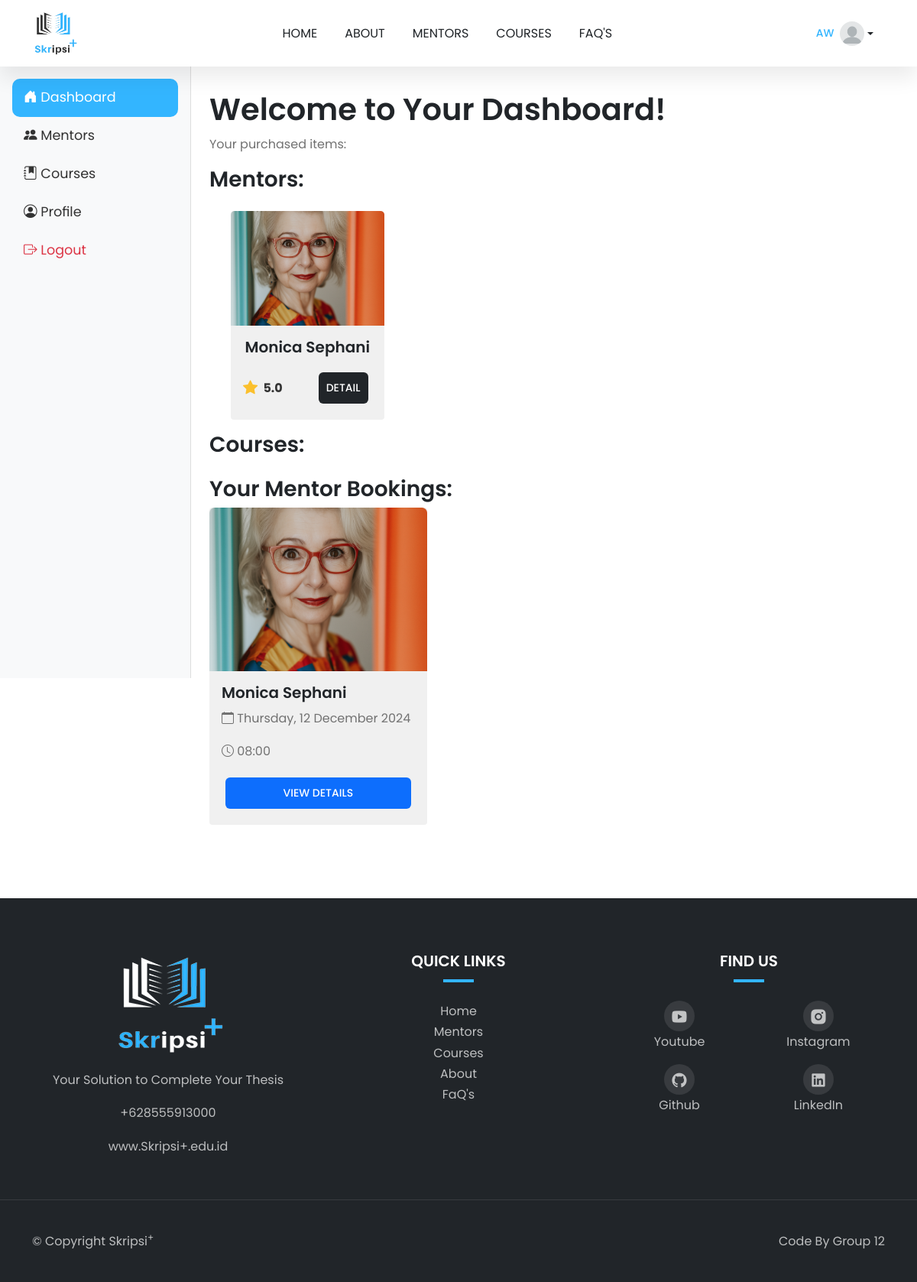
The app's page /dashboard/ (signed in) with its own data.
### public_app/models.py (models this page shows, shortened)
class Purchase(models.Model):
    user = models.ForeignKey(settings.AUTH_USER_MODEL, on_delete=models.CASCADE)
    mentor = models.ForeignKey(Mentor, on_delete=models.SET_NULL, null=True, blank=True)
    course = models.ForeignKey(Course, on_delete=models.SET_NULL, null=True, blank=True)
    purchased_at = models.DateTimeField(auto_now_add=True)

class Mentor(models.Model):
    name = models.CharField(max_length=100)
    image = models.ImageField(upload_to='mentors/')
    rating = models.DecimalField(max_digits=2, decimal_places=1)
    experience = models.PositiveIntegerField(help_text="Experience in years")
    specialization = models.CharField(max_length=100)
    bio = models.TextField()
    education = models.TextField(help_text="Educational background")
    skills = models.TextField(help_text="Comma-separated list of skills")
    price = models.DecimalField(max_digits=10, decimal_places=3, default=0.0, help_text="Consultation fee")

class Booking(models.Model):
    mentor = models.ForeignKey(Mentor, on_delete=models.CASCADE, related_name="bookings")
    user = models.ForeignKey(User, on_delete=models.CASCADE)
    date = models.DateField()
    time = models.TimeField()
    class Meta:
        unique_together = ('mentor', 'date', 'time')

### public_app/views.py (the view)
# urls.py: path('dashboard/', views.dashboard, name='dashboard'),
@login_required(login_url='account_login')
def dashboard(request):
    purchases = Purchase.objects.filter(user=request.user)
    bookings = Booking.objects.filter(user=request.user)
    context = {
        'purchases': purchases,
        'bookings': bookings
    }
    return render(request, 'dashboard.html', context)

### public_app/templates/dashboard.html (shortened to what this page needs)
{% extends 'layouts/base.html' %} {% block content %}
<div class="d-flex">
  {% include 'components/sidebar.html' %}
  <main class="flex-grow-1 mt-2">
    <div class="content-dashboard p-4">
      <h1>Welcome to Your Dashboard!</h1>
      <p>Your purchased items:</p>
      <h3>Mentors:</h3>
      <div class="row ms-lg-3 mb-3">
        {% for purchase in purchases %} {% if purchase.mentor %}
        <div class="col-lg-3 col-md-6 mt-3">
          <div class="card h-100" style="width: 100%">
            <div class="image-zoom">
              <div class="image-zoom-wrapper">
                <img
                  src="{{ purchase.mentor.image.url }}"
                  class="card-img-top"
                  alt="{{ purchase.mentor.name }}"
                />
              </div>
            </div>
            <div class="card-body d-flex flex-column text-center">
              <h5 class="card-title mb-3">{{ purchase.mentor.name }}</h5>
              <div
                class="mt-auto d-flex justify-content-between align-items-center"
              >
                <div class="rating d-flex align-items-center">
                  <i class="bi bi-star-fill"></i>
                  <span class="ms-1">{{ purchase.mentor.rating }}</span>
                </div>
                <a
                  href="{% url 'mentor_detail' purchase.mentor.id %}"
                  class="btn btn-brand"
                  >Detail</a
                >
              </div>
            </div>
          </div>
        </div>
        {% endif %} {% endfor %}
      </div>
      <h3>Courses:</h3>
      <div class="mb-5">
        <h3>Your Mentor Bookings:</h3>
        <div class="row">
          {% for booking in bookings %}
          <div class="col-md-4 mb-4">
            <div class="card h-100">
              {% if booking.mentor.image %}
              <img
                src="{{ booking.mentor.image.url }}"
                class="card-img-top"
                alt="{{ booking.mentor.name }}"
              />
              {% endif %}
              <div class="card-body">
                <h5 class="card-title">{{ booking.mentor.name }}</h5>
                <p class="card-text">
                  <i class="bi bi-calendar"></i>
                  {{ booking.date|date:"l, d F Y" }}
                </p>
                <p class="card-text">
                  <i class="bi bi-clock"></i>
                  {{ booking.time|time:"H:i" }}
                </p>
                <a
                  href="{% url 'mentor_detail' booking.mentor.id %}"
                  class="btn btn-primary"
                  >View Details</a
                >
              </div>
            </div>
          </div>
          {% empty %}
          <div class="col">
            <p>You haven't booked any mentors yet.</p>
          </div>
          {% endfor %}
        </div>
      </div>
    </div>
  </main>
</div>
{% endblock content %}

### public_app/templates/components/navbar.html (shortened to what this page needs)
{% load static %}
<nav class="navbar navbar-expand-lg bg-white sticky-top">
  <div class="container">
    <a class="navbar-brand" href="/">
      <img
        class="logo"
        src="{% static 'img/Light-removebg-preview.png'%}"
        alt="logo-Skripsi+"
      />
    </a>
    <div class="collapse navbar-collapse" id="Nav">
      <ul class="navbar-nav m-auto">
        <li class="nav-item">
          <a
            class="nav-link {% if request.resolver_match.url_name == 'home' %}active{% endif %}"
            href="{% url 'home' %}"
            >Home</a
          >
        </li>
        <li class="nav-item">
          <a
            class="nav-link {% if request.resolver_match.url_name == 'about' %}active{% endif %}"
            href="{% url 'about' %}"
            >About</a
          >
        </li>
        <li class="nav-item">
          <a
            class="nav-link {% if request.resolver_match.url_name == 'mentors' %}active{% endif %}"
            href="{% url 'mentors' %}"
            >Mentors</a
          >
        </li>
        <li class="nav-item">
          <a
            class="nav-link {% if request.resolver_match.url_name == 'course' %}active{% endif %}"
            href="{% url 'course' %}"
            >Courses</a
          >
        </li>
        <li class="nav-item">
          <a
            class="nav-link {% if request.resolver_match.url_name == 'faq' %}active{% endif %}"
            href="{% url 'faq' %}"
            >FaQ's</a
          >
        </li>
      </ul>
      {% if user.is_authenticated %}
      <div class="dropdown d-none d-lg-block">
        <button
          class="d-flex align-items-center text-decoration-none dropdown-toggle user-icon btn btn-outline-secondary"
          id="dropdownUser"
          data-bs-toggle="dropdown"
          aria-expanded="false"
          style="color: #212529; background: none; border-radius: 50px; border-width: 3px;">
          <span class="me-2">{{ user.username }}</span>
          {% if user.profile.photo %}
            <img src="{{ user.profile.photo.url }}" alt="User Photo" class="rounded-circle" style="width: 32px; height: 32px; object-fit: cover;">
          {% else %}
            <img src="{% static 'img/profil.png'%}" alt="User Photo" class="rounded-circle" style="width: 32px; height: 32px; object-fit: cover;">
          {% endif %}
        </button>
      </div>
      {% endif %}
    </div>
  </div>
</nav>

### static/css/style.css (style rules this page uses)
:root { --c-dark: #212529; --c-brand: #33b5ff; --c-brand-rgb: 51, 181, 255; --c-white-rgb: 255, 255, 255; --c-dark-rgb: 33, 37, 41; --c-body: #727272; --box-shadow: 0px 15px 25px rgba(0, 0, 0, 0.08); --transition: all 0.5s ease; --font-base: "Poppins-Variable", sans-serif; }
* { padding: 0; margin: 0; box-sizing: border-box; font-family: var(--font-base); }
body { line-height: 1.7 !important; color: var(--c-body) !important; font-size: 16px !important; }
h1,h2,h3,h4,h5,h6, .h1,.h2,.h3,.h4,.h5,.h6 { font-weight: 600 !important; color: var(--c-dark); }
a { text-decoration: none !important; }
span { color: var(--c-brand); }
.image-zoom { position: relative; overflow: hidden; }
.image-zoom-wrapper { overflow: hidden; position: relative; }
.image-zoom-wrapper img { transition: var(--transition); }
.btn { font-weight: 500; font-size: 14px; text-transform: uppercase; border-radius: 6px !important; padding: 10px 24px; }
.btn-brand { background-color: var(--c-dark) !important; border-color: var(--c-dark); color: #ffffff !important; }
.navbar { box-shadow: var(--box-shadow); }
.navbar-nav .nav-link { font-weight: 400 !important; color: var(--c-dark); text-transform: uppercase; margin: 10px; padding: 10px; text-decoration: none; font-size: 16px; }
.logo { width: 60px; }
.btn { padding: 10px; margin: 5px; background-color: none; border: none; }
.card { border: none !important; background-color: #F0F0F0 !important; flex: 1 1 300px; display: flex; flex-direction: column; justify-content: space-between; height: 100%; font-size: 16px !important; }
.card-body { flex-grow: 1; display: flex; flex-direction: column; justify-content: flex-start; }
.rating i { color: #fbc02d; font-size: 1.2rem; margin-right: 0.2rem; }
.rating span { font-size: 1rem; font-weight: bold; color: #333; }

### records on screen
Purchase: mentor.image (picture), mentor.name "Monica Sephani", mentor.rating "5.0"
Booking: mentor.image (picture), mentor.name "Monica Sephani", date "Thursday, 12 December 2024", time "08:00"

### other values on screen
{{ user.username }} "AW"
